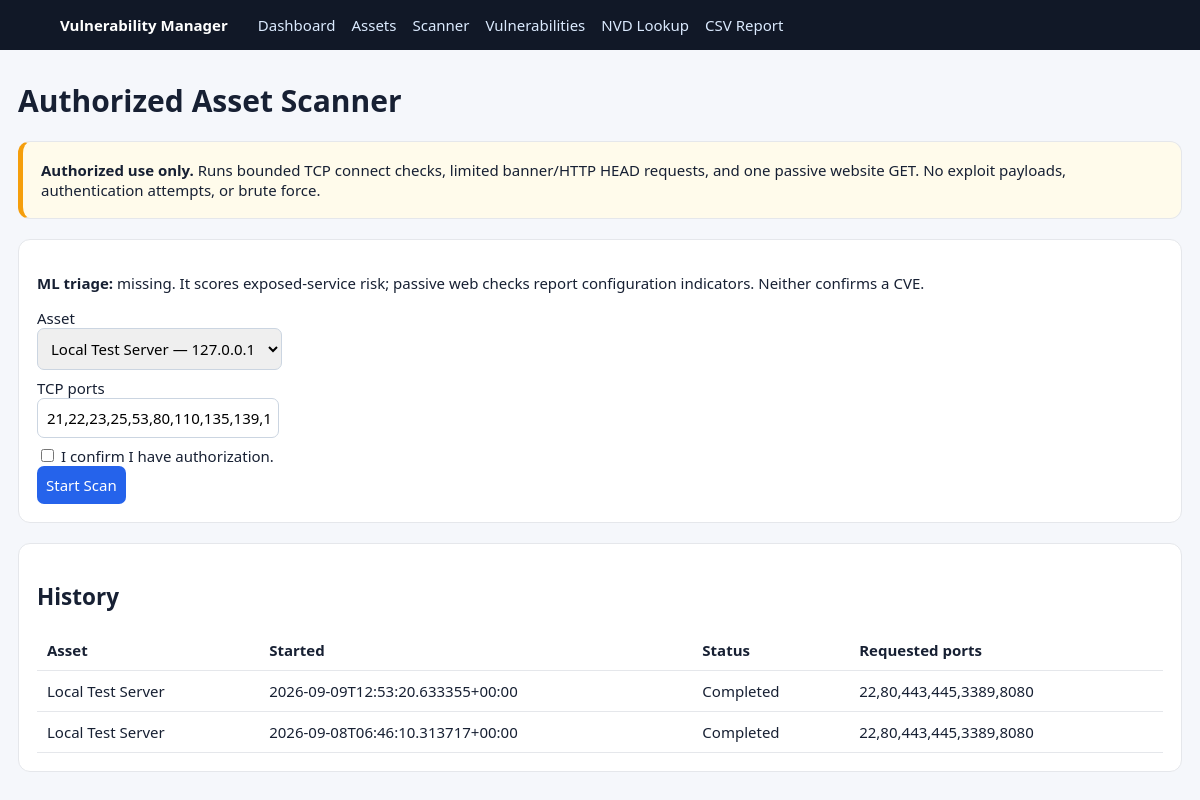
The app's page /scan, older data.
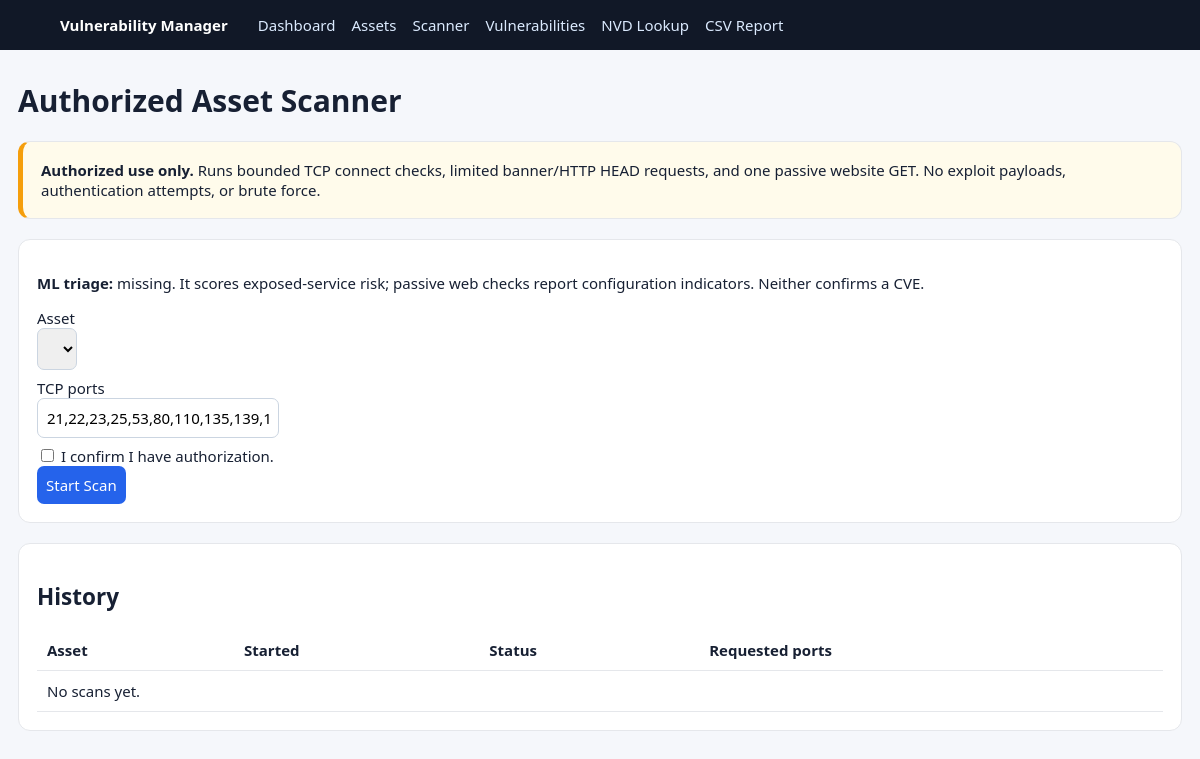
The same page, newer data.
### tables this page shows
CREATE TABLE scans(
      id INTEGER PRIMARY KEY AUTOINCREMENT,asset_id INTEGER,started_at TEXT,finished_at TEXT,
      status TEXT,ports TEXT,open_ports TEXT,
      FOREIGN KEY(asset_id) REFERENCES assets(id) ON DELETE CASCADE);

CREATE TABLE assets(
      id INTEGER PRIMARY KEY AUTOINCREMENT,name TEXT NOT NULL,address TEXT NOT NULL,
      owner TEXT,environment TEXT DEFAULT 'Production',notes TEXT,created_at TEXT NOT NULL);

### app.py (the view, shortened to what this page needs)
@app.route('/scan',methods=['GET','POST'])
def scan():
    assets=query_db('SELECT * FROM assets ORDER BY name'); result=None
    history=query_db('SELECT s.*,a.name asset_name FROM scans s JOIN assets a ON a.id=s.asset_id ORDER BY s.id DESC LIMIT 15')
    return render_template('scan.html',assets=assets,result=result,history=history,model_available=load_model() is not None)

### app.py (called while the page is built)
@app.context_processor
def ctx(): return {'now':datetime.now(timezone.utc).strftime('%Y-%m-%d %H:%M UTC')}

@app.after_request
def add_api_headers(response):
    origin=request.headers.get('Origin')
    allowed={x.strip() for x in os.getenv('VULNERABILITY_CORS_ORIGINS','http://localhost:5173,http://127.0.0.1:5173').split(',') if x.strip()}
    if origin in allowed:
        response.headers['Access-Control-Allow-Origin']=origin
        response.headers['Vary']='Origin'
        response.headers['Access-Control-Allow-Headers']='Content-Type, Authorization'
        response.headers['Access-Control-Allow-Methods']='GET, POST, PATCH, DELETE, OPTIONS'
    if request.path.startswith('/api/'):
        response.headers['Cache-Control']='no-store'
    return response

### database.py (called while the page is built)
def get_db():
    c=sqlite3.connect(DB_PATH, timeout=10)
    c.row_factory=sqlite3.Row
    c.execute("PRAGMA foreign_keys=ON")
    return c

def query_db(sql,args=()):
    c=get_db()
    try: return c.execute(sql,args).fetchall()
    finally: c.close()

### ml_model.py (called while the page is built)
def load_model():
    if not MODEL_PATH.exists():
        return None
    with MODEL_PATH.open("rb") as fh:
        return pickle.load(fh)

### templates/scan.html (shortened to what this page needs)
{% extends 'base.html' %}
{% block content %}
<h1>Authorized Asset Scanner</h1>
<section class="panel warning">
  <b>Authorized use only.</b> Runs bounded TCP connect checks, limited banner/HTTP HEAD requests,
  and one passive website GET. No exploit payloads, authentication attempts, or brute force.
</section>
<section class="panel">
  <p><b>ML triage:</b> {% if model_available %}loaded{% else %}missing{% endif %}. It scores exposed-service risk; passive web checks report configuration indicators. Neither confirms a CVE.</p>
  <form method="post">
    <label>Asset</label>
    <select name="asset_id" required>{% for a in assets %}<option value="{{a.id}}">{{a.name}} — {{a.address}}</option>{% endfor %}</select>
    <label>TCP ports</label>
    <input name="ports" value="{{request.form.get('ports','21,22,23,25,53,80,110,135,139,143,443,445,587,993,995,1433,3306,3389,5432,5900,6379,8080,8443,9200')}}">
    <label><input type="checkbox" name="authorized" value="yes" required> I confirm I have authorization.</label>
    <button>Start Scan</button>
  </form>
</section>
<section class="panel">
  <h2>History</h2>
  <table><tr><th>Asset</th><th>Started</th><th>Status</th><th>Requested ports</th></tr>{% for s in history %}<tr><td>{{s.asset_name}}</td><td>{{s.started_at}}</td><td>{{s.status}}</td><td>{{s.ports}}</td></tr>{% else %}<tr><td colspan="4">No scans yet.</td></tr>{% endfor %}</table>
</section>
{% endblock %}

Row changes from the older to the newer data that the page shows:
removed scans: asset_name "Local Test Server", started_at "2026-09-09T12:53:20.633355+00:00", status "Completed", ports "22,80,443,445,3389,8080"
removed scans: asset_name "Local Test Server", started_at "2026-09-08T06:46:10.313717+00:00", status "Completed", ports "22,80,443,445,3389,8080"
Text that changed along with them:
form field asset_id: "Local Test Server — 127.0.0.1" → (not shown)
text now shown: "No scans yet."
